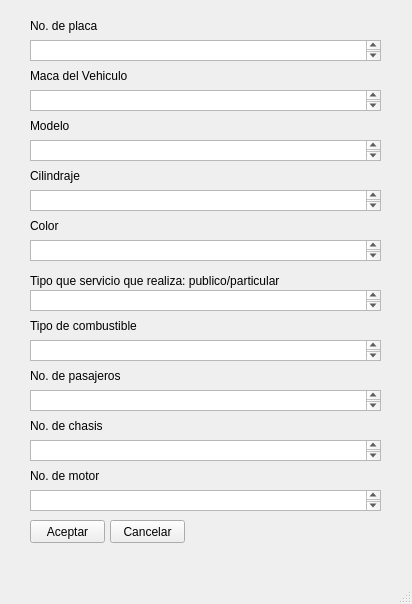
<?xml version="1.0" encoding="UTF-8"?>
<ui version="4.0">
 <class>Create</class>
 <widget class="QMainWindow" name="Create">
  <property name="geometry">
   <rect>
    <x>0</x>
    <y>0</y>
    <width>412</width>
    <height>604</height>
   </rect>
  </property>
  <property name="windowTitle">
   <string>Create</string>
  </property>
  <widget class="QWidget" name="centralwidget">
   <widget class="QTextEdit" name="IngresarMarca">
    <property name="geometry">
     <rect>
      <x>30</x>
      <y>90</y>
      <width>351</width>
      <height>21</height>
     </rect>
    </property>
   </widget>
   <widget class="QTextEdit" name="IngresarColor">
    <property name="geometry">
     <rect>
      <x>30</x>
      <y>240</y>
      <width>351</width>
      <height>21</height>
     </rect>
    </property>
   </widget>
   <widget class="QPushButton" name="AceptarInfoV">
    <property name="geometry">
     <rect>
      <x>30</x>
      <y>520</y>
      <width>75</width>
      <height>23</height>
     </rect>
    </property>
    <property name="text">
     <string>Aceptar</string>
    </property>
   </widget>
   <widget class="QLabel" name="Placa">
    <property name="geometry">
     <rect>
      <x>30</x>
      <y>10</y>
      <width>261</width>
      <height>31</height>
     </rect>
    </property>
    <property name="text">
     <string>No. de placa</string>
    </property>
   </widget>
   <widget class="QTextEdit" name="IngresarPlaca">
    <property name="geometry">
     <rect>
      <x>30</x>
      <y>40</y>
      <width>351</width>
      <height>21</height>
     </rect>
    </property>
   </widget>
   <widget class="QLabel" name="TipoServicio">
    <property name="geometry">
     <rect>
      <x>30</x>
      <y>270</y>
      <width>351</width>
      <height>21</height>
     </rect>
    </property>
    <property name="text">
     <string>Tipo que servicio que realiza: publico/particular</string>
    </property>
   </widget>
   <widget class="QLabel" name="Marca">
    <property name="geometry">
     <rect>
      <x>30</x>
      <y>60</y>
      <width>261</width>
      <height>31</height>
     </rect>
    </property>
    <property name="text">
     <string>Maca del Vehiculo</string>
    </property>
   </widget>
   <widget class="QTextEdit" name="IngresarCilindraje">
    <property name="geometry">
     <rect>
      <x>30</x>
      <y>190</y>
      <width>351</width>
      <height>21</height>
     </rect>
    </property>
   </widget>
   <widget class="QPushButton" name="CancelarInfoV">
    <property name="geometry">
     <rect>
      <x>110</x>
      <y>520</y>
      <width>75</width>
      <height>23</height>
     </rect>
    </property>
    <property name="text">
     <string>Cancelar</string>
    </property>
   </widget>
   <widget class="QTextEdit" name="IngresarModelo">
    <property name="geometry">
     <rect>
      <x>30</x>
      <y>140</y>
      <width>351</width>
      <height>21</height>
     </rect>
    </property>
   </widget>
   <widget class="QTextEdit" name="IngresarTipoServicio">
    <property name="geometry">
     <rect>
      <x>30</x>
      <y>290</y>
      <width>351</width>
      <height>21</height>
     </rect>
    </property>
   </widget>
   <widget class="QLabel" name="Color">
    <property name="geometry">
     <rect>
      <x>30</x>
      <y>210</y>
      <width>251</width>
      <height>31</height>
     </rect>
    </property>
    <property name="text">
     <string>Color</string>
    </property>
   </widget>
   <widget class="QLabel" name="Modelo">
    <property name="geometry">
     <rect>
      <x>30</x>
      <y>110</y>
      <width>311</width>
      <height>31</height>
     </rect>
    </property>
    <property name="text">
     <string>Modelo</string>
    </property>
   </widget>
   <widget class="QLabel" name="Cilindraje">
    <property name="geometry">
     <rect>
      <x>30</x>
      <y>160</y>
      <width>291</width>
      <height>31</height>
     </rect>
    </property>
    <property name="text">
     <string>Cilindraje</string>
    </property>
   </widget>
   <widget class="QLabel" name="Pasajeros">
    <property name="geometry">
     <rect>
      <x>30</x>
      <y>360</y>
      <width>91</width>
      <height>31</height>
     </rect>
    </property>
    <property name="text">
     <string>No. de pasajeros</string>
    </property>
   </widget>
   <widget class="QTextEdit" name="IngresarCombustible">
    <property name="geometry">
     <rect>
      <x>30</x>
      <y>340</y>
      <width>351</width>
      <height>21</height>
     </rect>
    </property>
   </widget>
   <widget class="QLabel" name="Combustible">
    <property name="geometry">
     <rect>
      <x>30</x>
      <y>310</y>
      <width>371</width>
      <height>31</height>
     </rect>
    </property>
    <property name="text">
     <string>Tipo de combustible</string>
    </property>
   </widget>
   <widget class="QLabel" name="Motor">
    <property name="geometry">
     <rect>
      <x>30</x>
      <y>460</y>
      <width>71</width>
      <height>31</height>
     </rect>
    </property>
    <property name="text">
     <string>No. de motor</string>
    </property>
   </widget>
   <widget class="QTextEdit" name="textEdit_9">
    <property name="geometry">
     <rect>
      <x>30</x>
      <y>490</y>
      <width>351</width>
      <height>21</height>
     </rect>
    </property>
   </widget>
   <widget class="QLabel" name="Chasis">
    <property name="geometry">
     <rect>
      <x>30</x>
      <y>410</y>
      <width>101</width>
      <height>31</height>
     </rect>
    </property>
    <property name="text">
     <string>No. de chasis</string>
    </property>
   </widget>
   <widget class="QTextEdit" name="IngresarChasis">
    <property name="geometry">
     <rect>
      <x>30</x>
      <y>440</y>
      <width>351</width>
      <height>21</height>
     </rect>
    </property>
   </widget>
   <widget class="QTextEdit" name="IngresarPasajeros">
    <property name="geometry">
     <rect>
      <x>30</x>
      <y>390</y>
      <width>351</width>
      <height>21</height>
     </rect>
    </property>
   </widget>
  </widget>
  <widget class="QMenuBar" name="menubar">
   <property name="geometry">
    <rect>
     <x>0</x>
     <y>0</y>
     <width>412</width>
     <height>26</height>
    </rect>
   </property>
  </widget>
  <widget class="QStatusBar" name="statusbar"/>
 </widget>
 <resources/>
 <connections>
  <connection>
   <sender>AceptarInfoV</sender>
   <signal>clicked()</signal>
   <receiver>IngresarPlaca</receiver>
   <slot>selectAll()</slot>
   <hints>
    <hint type="sourcelabel">
     <x>432</x>
     <y>647</y>
    </hint>
    <hint type="destinationlabel">
     <x>354</x>
     <y>74</y>
    </hint>
   </hints>
  </connection>
  <connection>
   <sender>AceptarInfoV</sender>
   <signal>clicked()</signal>
   <receiver>IngresarMarca</receiver>
   <slot>selectAll()</slot>
   <hints>
    <hint type="sourcelabel">
     <x>424</x>
     <y>650</y>
    </hint>
    <hint type="destinationlabel">
     <x>356</x>
     <y>130</y>
    </hint>
   </hints>
  </connection>
  <connection>
   <sender>AceptarInfoV</sender>
   <signal>clicked()</signal>
   <receiver>IngresarModelo</receiver>
   <slot>selectAll()</slot>
   <hints>
    <hint type="sourcelabel">
     <x>413</x>
     <y>653</y>
    </hint>
    <hint type="destinationlabel">
     <x>357</x>
     <y>199</y>
    </hint>
   </hints>
  </connection>
  <connection>
   <sender>AceptarInfoV</sender>
   <signal>clicked()</signal>
   <receiver>IngresarCilindraje</receiver>
   <slot>selectAll()</slot>
   <hints>
    <hint type="sourcelabel">
     <x>403</x>
     <y>647</y>
    </hint>
    <hint type="destinationlabel">
     <x>352</x>
     <y>251</y>
    </hint>
   </hints>
  </connection>
  <connection>
   <sender>AceptarInfoV</sender>
   <signal>clicked()</signal>
   <receiver>IngresarColor</receiver>
   <slot>selectAll()</slot>
   <hints>
    <hint type="sourcelabel">
     <x>395</x>
     <y>648</y>
    </hint>
    <hint type="destinationlabel">
     <x>362</x>
     <y>317</y>
    </hint>
   </hints>
  </connection>
  <connection>
   <sender>AceptarInfoV</sender>
   <signal>clicked()</signal>
   <receiver>IngresarTipoServicio</receiver>
   <slot>selectAll()</slot>
   <hints>
    <hint type="sourcelabel">
     <x>445</x>
     <y>651</y>
    </hint>
    <hint type="destinationlabel">
     <x>377</x>
     <y>375</y>
    </hint>
   </hints>
  </connection>
  <connection>
   <sender>AceptarInfoV</sender>
   <signal>clicked()</signal>
   <receiver>IngresarCombustible</receiver>
   <slot>selectAll()</slot>
   <hints>
    <hint type="sourcelabel">
     <x>458</x>
     <y>650</y>
    </hint>
    <hint type="destinationlabel">
     <x>335</x>
     <y>425</y>
    </hint>
   </hints>
  </connection>
  <connection>
   <sender>AceptarInfoV</sender>
   <signal>clicked()</signal>
   <receiver>IngresarPasajeros</receiver>
   <slot>selectAll()</slot>
   <hints>
    <hint type="sourcelabel">
     <x>451</x>
     <y>650</y>
    </hint>
    <hint type="destinationlabel">
     <x>344</x>
     <y>501</y>
    </hint>
   </hints>
  </connection>
  <connection>
   <sender>AceptarInfoV</sender>
   <signal>clicked()</signal>
   <receiver>IngresarChasis</receiver>
   <slot>selectAll()</slot>
   <hints>
    <hint type="sourcelabel">
     <x>394</x>
     <y>657</y>
    </hint>
    <hint type="destinationlabel">
     <x>362</x>
     <y>558</y>
    </hint>
   </hints>
  </connection>
  <connection>
   <sender>AceptarInfoV</sender>
   <signal>clicked()</signal>
   <receiver>textEdit_9</receiver>
   <slot>selectAll()</slot>
   <hints>
    <hint type="sourcelabel">
     <x>439</x>
     <y>655</y>
    </hint>
    <hint type="destinationlabel">
     <x>347</x>
     <y>627</y>
    </hint>
   </hints>
  </connection>
 </connections>
</ui>
